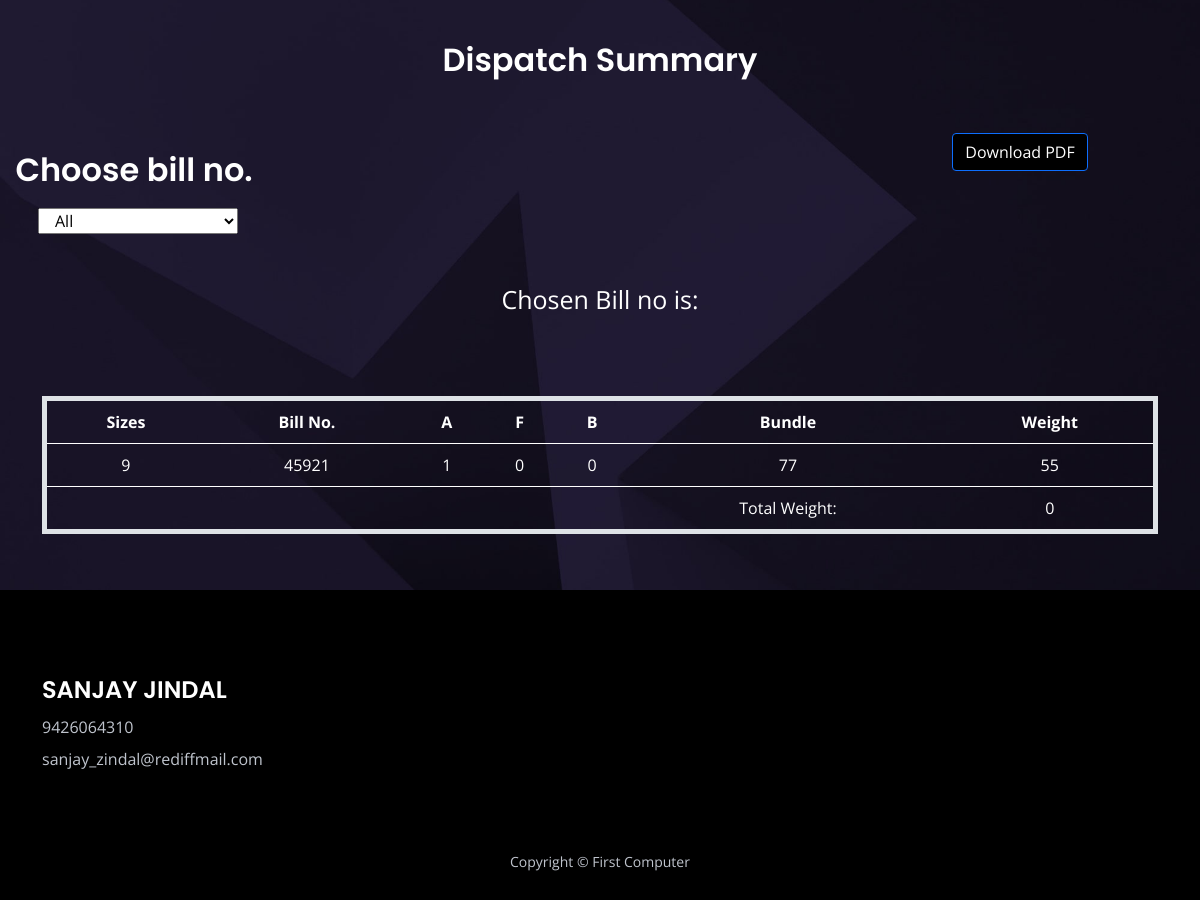
/dispatch_summary/ (signed in), run on the app's committed database.
### app/models.py (models this page shows, shortened)
class Bundle(models.Model):
    bundle_entry = models.ForeignKey(Packing, on_delete=models.CASCADE, related_name='bundles')
    bundle = models.CharField(max_length=100)
    grade = models.CharField(max_length=100)
    sizes = models.CharField(max_length=100)
    sheet = models.CharField(max_length=100)
    weight = models.CharField(max_length=100)
    remarks = models.CharField(max_length=200, blank=True, null=True)
    status = models.BooleanField(default=False)  # Field to track dispatch status
    bill_no = models.CharField(max_length=20, blank=True, null=True)

### app/summary.py (the view)
# urls.py: path('dispatch_summary/', summary.dispatch_summary, name='dispatch_summary'),
def dispatch_summary(request):
    selected_data = Selected.objects.filter(packing__user=request.user).values_list('bill_no', flat=True)
    bundle_data = Bundle.objects.filter(bundle_entry__user=request.user, status=True, bill_no__isnull=False).select_related('bundle_entry')
    context = {
        'selected_data': selected_data,
        'bundle_data': bundle_data,
    }
    return render(request, 'summary/dispatch_summary.html', context)

### app/templates/summary/dispatch_summary.html (shortened to what this page needs)
{% load static %}
<!DOCTYPE html>
<html lang="en">
<head>
    <link href="{% static 'css/bootstrap.min.css' %}" rel="stylesheet">
    <link href="{% static 'css/fontawesome-all.min.css' %}" rel="stylesheet">
    <link href="{% static 'css/swiper.css' %}" rel="stylesheet">
    <link href="{% static 'css/styles.css' %}" rel="stylesheet">
</head>
<body>
    <div id="contact" class="form-1">
        <div class="container">
            <h2 class="h2-heading">Dispatch Summary</h2>
            <br><br>
            <form id="packingForm" method="post">
                <div class="row">
                    <div class="col-lg-12" style="left: -470px;position:relative;">
                        <h2 class="h2-heading">Choose bill no.</h2>
                    </div>
                    <select name="bill_no" id="id_bill_no" style="width: 200px;" onchange="updateChosenBillNo(this.value); filterAndCalculateTotal()">
                        <option value="All">All</option>
                    </select>
                </div>
                <br><br>
            </form>
            <p id="chosenBillNo" style="color:white;font-size:25px;">Chosen Bill no is: </p>
            <button id="downloadPdf" class="btn btn-primary" style="position:relative; left:420px; top:-200px;">Download PDF</button>
            <div class="table-responsive">
                <table class="table table-striped" id="packingTable">
                    <thead>
                        <tr>
                            <th>Sizes</th>
                            <th>Bill No.</th>
                            <th>A</th>
                            <th>F</th>
                            <th>B</th>
                            <th>Bundle</th>
                            <th>Weight</th>
                        </tr>
                    </thead>
                    <tbody>
                        {% for bundle in bundle_data %}
                            <tr id="row_{{ bundle.bill_no }}">
                                <td>{{ bundle.sizes }}</td>
                                <td>{{ bundle.bill_no }}</td>
                                <td id="point_A_{{ bundle.bill_no }}">
                                    {% if bundle.grade == 'A' %}
                                        1
                                    {% else %}
                                        0
                                    {% endif %}
                                </td>
                                <td id="point_F_{{ bundle.bill_no }}">
                                    {% if bundle.grade == 'F' %}
                                        1
                                    {% else %}
                                        0
                                    {% endif %}
                                </td>
                                <td id="point_B_{{ bundle.bill_no }}">
                                    {% if bundle.grade == 'B' %}
                                        1
                                    {% else %}
                                        0
                                    {% endif %}
                                </td>
                                <td>{{ bundle.bundle }}</td>
                                <td>{{ bundle.weight }}</td>
                            </tr>
                        {% endfor %}
                    </tbody>
                    <tfoot id="totalWeightRow">
                        <tr>
                            <td colspan="5"></td>
                            <td>Total Weight:</td>
                            <td id="totalWeight" colspan="2">0</td>
                        </tr>
                    </tfoot>
                </table>
            </div>
        </div>
    </div>
    <div class="footer">
        <div class="container">
            <div class="row">
                <div class="col-lg-12">
                    <div class="footer-col second">
                        <h4 style="color:white"><br><br>SANJAY JINDAL</h4>
                        <ul class="list-unstyled li-space-lg p-big">
                            <li>9426064310</li>
                            <li>sanjay_zindal@rediffmail.com</li>
                        </ul>
                    </div>
                </div>
            </div>
        </div>
    </div>
    <div class="copyright">
        <div class="container">
            <div class="row">
                <div class="col-lg-12">
                    <p class="p-small">Copyright © First Computer</p>
                </div>
            </div>
        </div>
    </div>
</body>
</html>

### app/static/css/styles.css (style rules this page uses)
body, html { width: 100%; height: 100%; }
body, p { color: #53575a; font: 400 1rem/1.625rem "Open Sans", sans-serif; }
h2 { color: #2b2b4f; font-weight: 600; font-size: 2rem; line-height: 2.5rem; font-family: "Poppins" }
h4 { color: #2b2b4f; font-weight: 600; font-size: 1.5rem; line-height: 2rem; font-family: "Poppins" }
.p-small { font-size: 0.875rem; line-height: 1.5rem; }
.li-space-lg li { margin-bottom: 0.5rem; }
.form-1 { padding-top: 9.5rem; padding-bottom: 8.75rem; background: url('../images/contact-background.jpg') center center no-repeat; background-size: cover; text-align: center; }
.form-1 .h2-heading { margin-bottom: 1.125rem; color: #ffffff; }
.footer { padding-top: 6.5rem; padding-bottom: 2rem; background-color: #121015; }
.footer .footer-col { margin-bottom: 3rem; }
.footer p, .footer a, .footer ul { color: #bfc4cd; }
.footer .li-space-lg li { margin-bottom: 0.375rem; }
.copyright { padding-bottom: 1rem; background-color: #121015; text-align: center; }
.copyright p, .copyright a { color: #bfc4cd; text-decoration: none; }
@media (min-width: 992px) { .h2-heading { width: 35.25rem; margin-right: auto; margin-left: auto; } }
@media (min-width: 992px) { .footer .footer-col { margin-bottom: 2rem; } }
@media (min-width: 992px) { .footer .footer-col.second { display: inline-block; width: 320px; margin-right: 1.75rem; vertical-align: top; } }
@media (min-width: 1200px) { .container { max-width: 1140px; } }
@media (min-width: 1200px) { .form-1 form { margin-left: 0.5rem; } }
@media (min-width: 1200px) { .footer .footer-col.second { margin-right: 6.5rem; } }

### app/templates/summary/dispatch_summary.html (style rules this page uses)
.form-1 { padding: 40px 0; }
.h2-heading { margin-bottom: 30px; }
.btn { margin: 5px; }
.footer { background-color: #000; color: white; padding: 20px 0; }
.footer-col { margin-bottom: 20px; }
.copyright { background-color: #000; color: white; padding: 10px 0; }
.table-responsive { margin-top: 20px; }
table { color: white; border: 5px solid white; }
th, td { color: white !important; }
.btn-primary { background-color: black; }

### data on the page
Bundle: sizes "9", bill_no "45921", grade "1", bundle "77", weight "55"
